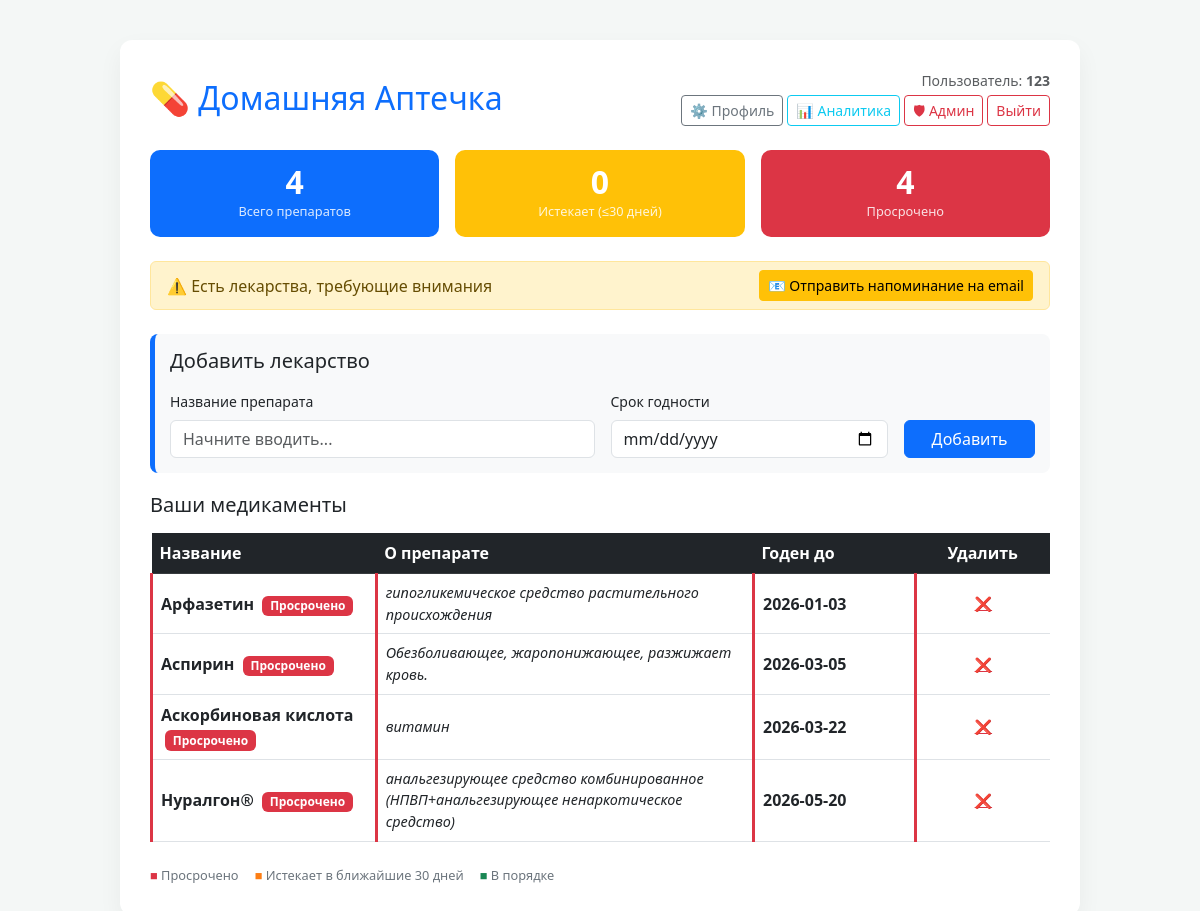
Screenshot of / (signed in) with the database file from the repository.
### app.py (models this page shows)
class User(UserMixin, db.Model):
    id = db.Column(db.Integer, primary_key=True)
    username = db.Column(db.String(50), unique=True, nullable=False)
    password = db.Column(db.String(100), nullable=False)
    email = db.Column(db.String(120), nullable=True)
    birth_date = db.Column(db.Date, nullable=True)
    gender = db.Column(db.String(1), nullable=True)  # 'M' or 'F'
    is_admin = db.Column(db.Boolean, default=False, nullable=False)
    meds = db.relationship('Medication', backref='owner', lazy=True)
    sessions = db.relationship('UserSession', backref='user', lazy=True)

class Medication(db.Model):
    id = db.Column(db.Integer, primary_key=True)
    name = db.Column(db.String(100), nullable=False)
    description = db.Column(db.Text)
    expiry_date = db.Column(db.String(10), nullable=False)
    user_id = db.Column(db.Integer, db.ForeignKey('user.id'), nullable=False)

### app.py (the view)
@app.route('/')
@login_required
def index():
    meds = sorted(current_user.meds, key=lambda m: m.expiry_date)
    stats = get_med_stats(meds)
    meds_with_status = [(med, get_expiry_status(med.expiry_date)) for med in meds]
    return render_template('index.html',
                           meds_with_status=meds_with_status,
                           stats=stats,
                           warning_days=EXPIRY_WARNING_DAYS)

### app.py (called while the page is built)
@login_manager.user_loader
def load_user(user_id):
    return User.query.get(int(user_id))

def _get_or_create_session():
    token = session.get('session_token')
    if not token:
        return None
    return UserSession.query.filter_by(session_token=token, logout_time=None).first()

def _log_page_view(page):
    us = _get_or_create_session()
    if us is None:
        return
    pv = PageView(session_id=us.id, user_id=us.user_id, page=page, method=request.method)
    db.session.add(pv)
    us.page_views += 1
    db.session.commit()

@app.after_request
def track_page(response):
    if request.method == 'GET' and response.status_code == 200:
        path = request.path
        if not path.startswith('/static') and path != '/search_meds':
            if current_user.is_authenticated:
                _log_page_view(path)
    return response

def get_expiry_status(expiry_str):
    try:
        expiry = datetime.strptime(expiry_str, '%Y-%m-%d').date()
        today = date.today()
        if expiry < today:
            return 'expired'
        elif expiry <= today + timedelta(days=EXPIRY_WARNING_DAYS):
            return 'warning'
        return 'ok'
    except Exception:
        return 'ok'

def get_med_stats(meds):
    total = len(meds)
    expired = 0
    expiring_soon = 0
    for med in meds:
        status = get_expiry_status(med.expiry_date)
        if status == 'expired':
            expired += 1
        elif status == 'warning':
            expiring_soon += 1
    return {'total': total, 'expired': expired, 'expiring_soon': expiring_soon}

### templates/index.html (shortened to what this page needs)
<!DOCTYPE html>
<html lang="ru">
<head>
    <link href="https://cdn.jsdelivr.net/npm/bootstrap@5.3.0/dist/css/bootstrap.min.css" rel="stylesheet">
</head>
<body>
<div class="container main-container">
    <div class="d-flex justify-content-between align-items-center mb-4">
        <h2 class="text-primary mb-0">💊 Домашняя Аптечка</h2>
        <div class="text-end">
            <small class="text-muted d-block">Пользователь: <b>{{ current_user.username }}</b></small>
            <div class="mt-1 d-flex gap-1 justify-content-end">
                <a href="{{ url_for('profile') }}" class="btn btn-sm btn-outline-secondary">⚙️ Профиль</a>
                <a href="{{ url_for('analytics') }}" class="btn btn-sm btn-outline-info">📊 Аналитика</a>
                {% if current_user.is_admin %}
                <a href="{{ url_for('admin_analytics') }}" class="btn btn-sm btn-outline-danger">🛡 Админ</a>
                {% endif %}
                <a href="{{ url_for('logout') }}" class="btn btn-sm btn-outline-danger">Выйти</a>
            </div>
        </div>
    </div>
    <div class="row g-3 mb-4">
        <div class="col-4">
            <div class="stat-card bg-primary text-white">
                <div class="stat-num">{{ stats.total }}</div>
                <div class="stat-label">Всего препаратов</div>
            </div>
        </div>
        <div class="col-4">
            <div class="stat-card bg-warning text-white">
                <div class="stat-num">{{ stats.expiring_soon }}</div>
                <div class="stat-label">Истекает (≤{{ warning_days }} дней)</div>
            </div>
        </div>
        <div class="col-4">
            <div class="stat-card bg-danger text-white">
                <div class="stat-num">{{ stats.expired }}</div>
                <div class="stat-label">Просрочено</div>
            </div>
        </div>
    </div>
    {% if stats.expired > 0 or stats.expiring_soon > 0 %}
    <div class="alert alert-warning d-flex justify-content-between align-items-center py-2 mb-4">
        <span>⚠️ Есть лекарства, требующие внимания</span>
        <a href="{{ url_for('send_notification') }}" class="btn btn-sm btn-warning">
            📧 Отправить напоминание на email
        </a>
    </div>
    {% endif %}
    <div class="add-card">
        <h5 class="mb-3">Добавить лекарство</h5>
        <form action="/add" method="POST" class="row g-3">
            <div class="col-md-6">
                <label class="form-label small">Название препарата</label>
                <input type="text" name="name" id="med-input" class="form-control"
                       placeholder="Начните вводить..." list="med-suggestions" required autocomplete="off">
            </div>
            <div class="col-md-4">
                <label class="form-label small">Срок годности</label>
                <input type="date" name="expiry" class="form-control" required>
            </div>
            <div class="col-md-2 d-flex align-items-end">
                <button type="submit" class="btn btn-primary w-100">Добавить</button>
            </div>
        </form>
    </div>
    <h5 class="mb-3">Ваши медикаменты</h5>
    <div class="table-responsive">
        <table class="table table-hover align-middle">
            <thead class="table-dark">
                <tr>
                    <th style="width: 25%;">Название</th>
                    <th style="width: 42%;">О препарате</th>
                    <th style="width: 18%;">Годен до</th>
                    <th style="width: 15%;" class="text-center">Удалить</th>
                </tr>
            </thead>
            <tbody>
                {% for med, status in meds_with_status %}
                <tr class="status-{{ status }}">
                    <td>
                        <strong>{{ med.name }}</strong>
                        {% if status == 'expired' %}
                            <span class="badge bg-danger ms-1">Просрочено</span>
                        {% elif status == 'warning' %}
                            <span class="badge bg-warning text-dark ms-1">Истекает</span>
                        {% endif %}
                    </td>
                    <td class="description-text">{{ med.description }}</td>
                    <td class="expiry-{{ status }}">{{ med.expiry_date }}</td>
                    <td class="text-center">
                        <a href="/delete/{{ med.id }}" class="btn btn-sm btn-link text-danger">❌</a>
                    </td>
                </tr>
                {% else %}
                <tr>
                    <td colspan="4" class="text-center py-4 text-muted">В аптечке пока пусто. Добавьте ваше первое лекарство!</td>
                </tr>
                {% endfor %}
            </tbody>
        </table>
    </div>
    {% if stats.total > 0 %}
    <div class="d-flex gap-3 mt-2" style="font-size:0.8rem; color:#6c757d;">
        <span><span style="color:#dc3545">■</span> Просрочено</span>
        <span><span style="color:#fd7e14">■</span> Истекает в ближайшие {{ warning_days }} дней</span>
        <span><span style="color:#198754">■</span> В порядке</span>
    </div>
    {% endif %}
</div>
</body>
</html>

### templates/index.html (style rules this page uses)
body { background-color: #f4f7f6; font-family: 'Segoe UI', Tahoma, Geneva, Verdana, sans-serif; }
.main-container { max-width: 960px; margin: 40px auto; background: white; padding: 30px; border-radius: 12px; box-shadow: 0 10px 25px rgba(0,0,0,0.05); }
.add-card { border-left: 5px solid #0d6efd; background: #f8f9fa; padding: 15px; border-radius: 8px; margin-bottom: 20px; }
.description-text { font-size: 0.9rem; color: #6c757d; font-style: italic; }
tr.status-expired { background-color: #fff5f5; }
tr.status-expired td { border-left: 3px solid #dc3545; }
.expiry-expired { font-weight: bold; color: #dc3545; }
.stat-card { border-radius: 10px; padding: 16px 20px; text-align: center; }
.stat-card .stat-num { font-size: 2rem; font-weight: 700; line-height: 1; }
.stat-card .stat-label { font-size: 0.8rem; margin-top: 4px; opacity: 0.85; }

### rows the page displays
User: username "123"
Medication: name "Арфазетин", description "гипогликемическое средство растительного происхождения", expiry_date "2026-01-03"
Medication: name "Аспирин", description "Обезболивающее, жаропонижающее, разжижает кровь.", expiry_date "2026-03-05"
Medication: name "Аскорбиновая кислота", description "витамин", expiry_date "2026-03-22"
Medication: name "Нуралгон®", description "анальгезирующее средство комбинированное (НПВП+анальгезирующее ненаркотическое средство)", expiry_date "2026-05-20"

### other values shown
{{ stats.total }} "4"
{{ stats.expiring_soon }} "0"
{{ warning_days }} "30"
{{ stats.expired }} "4"
